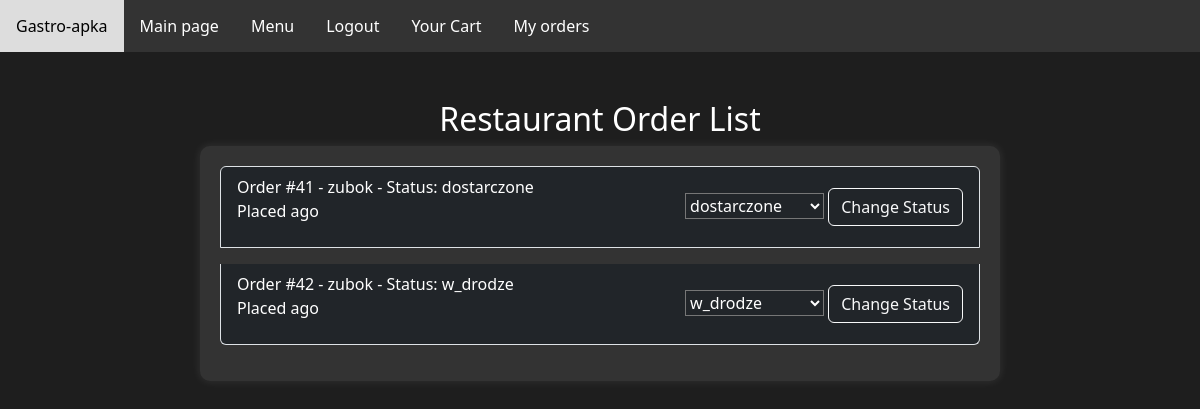
The page /restaurant/orders/ (signed in) on the database as committed earlier.
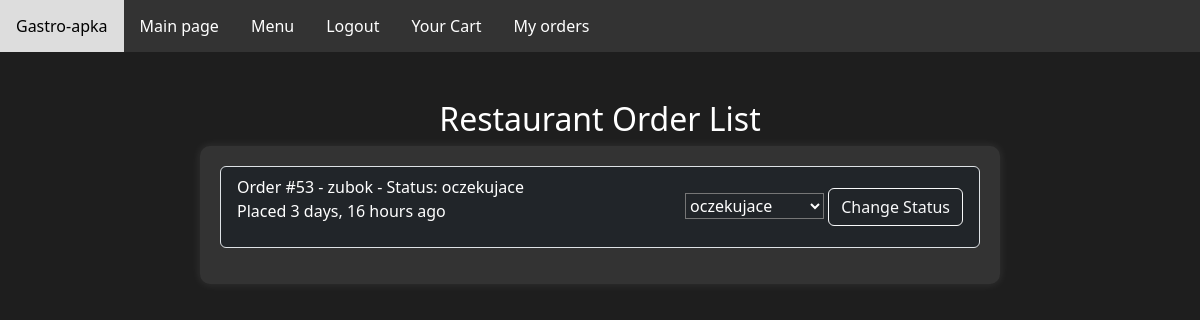
The same page on the database as committed later.
### gastro_app/models.py (models this page shows, shortened)
class Order(models.Model):
    user = models.ForeignKey(User, on_delete=models.CASCADE)
    products = models.ManyToManyField(Product, through='OrderItem')
    total_price = models.DecimalField(max_digits=10, decimal_places=2)
    is_confirmed = models.BooleanField(default=False)
    status = models.ForeignKey(OrderStatus, on_delete=models.SET_NULL, null=True, blank=True)
    order_date = models.DateTimeField(auto_now_add=True, null=True, blank=True)

class OrderStatus(models.Model):
    STATUS_CHOICES = [
        ('oczekujace', 'oczekujace'),
        ('zaakceptowane', 'Zaakceptowane'),
        ('odrzucone', 'Odrzucone'),
        ('w_drodze', 'W drodze'),
        ('dostarczone', 'Dostarczone'),
    ]
    name = models.CharField(max_length=20, choices=STATUS_CHOICES, default=STATUS_CHOICES[0])

### gastro_app/views.py (the view)
# urls.py: path('restaurant/orders/', views.restaurant_order_list, name='restaurant_order_list'),
@login_required
@user_passes_test(lambda u: u.is_staff)
def restaurant_order_list(request):
    orders = Order.objects.all()
    order_statuses = OrderStatus.objects.all()
    return render(request, 'gastro_app/orders_list.html', {'orders': orders, 'order_statuses': order_statuses})

### gastro_app/templates/gastro_app/orders_list.html (shortened to what this page needs)
{% extends 'gastro_app/navbar.html' %}
{% load static %}
{% block content %}
  <div class="container mt-5">
    <div class="container text-center">
      <h1 class="font-weight-bold"><h2 class="text-white">Restaurant Order List</h2>
    </div>
    <div class="menu-container">
      <ul class="list-group order-list">
        {% for order in orders %}
          <li class="list-group-item order-item bg-dark text-white mb-3">
            <div class="d-flex justify-content-between align-items-center">
              <div class="order-info">
                <span class="font-weight-bold">Order #{{ order.id }} - {{ order.user.username }} - Status: {{ order.status.name }}</span>
                <p>Placed {{ order.order_date|timesince }} ago</p>
              </div>
              <form method="post" action="{% url 'change_order_status' order.id %}" class="status-form">
                <select name="status_id" class="custom-select status-dropdown bg-dark text-white">
                  {% for status in order_statuses %}
                    <option value="{{ status.id }}" {% if status.id == order.status.id %}selected{% endif %}>
                      {{ status.name }}
                    </option>
                  {% endfor %}
                </select>
                <button type="submit" class="btn btn-outline-light change-status-btn">Change Status</button>
              </form>
            </div>
          </li>
        {% endfor %}
      </ul>
    </div>
  </div>
{% endblock %}

### gastro_app/templates/gastro_app/navbar.html (shortened to what this page needs)
{% load static %}
<!DOCTYPE html>
<html lang="en">
<head>
  <link rel="stylesheet" href="{% static '/css/styles.css' %}" type="text/css">
  <link href="https://cdn.jsdelivr.net/npm/bootstrap@5.3.2/dist/css/bootstrap.min.css" rel="stylesheet">
</head>
<body>
<nav>
  <a href="#">Gastro-apka</a>
  <a href="{% url 'index' %}">Main page</a>
  <a href="{% url 'menu' %}">Menu</a>
  {% if user.is_authenticated %}
  <a href="{% url 'logout' %}">Logout</a>
  {% else %}
  <a href="{% url 'login' %}">Login</a>
  <a href="{% url 'register' %}">Register</a>
  {% endif %}
  {% if user.is_authenticated %}
  <a href="{% url 'cart' request.user.id %}">Your Cart</a>
  <a href="{% url 'order-history' %}">My orders</a>
  {% else %}
  <a href="{% url 'login' %}">Your cart</a>
  {% endif %}
</nav>
{% block content %}
{% endblock %}
</body>
</html>

### static/css/styles.css (style rules this page uses)
body, h1, h2, p, ul, li { margin: 0; padding: 0; }
body { background-color: #1e1e1e; justify-content: center; align-items: center; height: 100vh; margin: 0; }
nav { background-color: #333; overflow: hidden; }
nav a { float: left; display: block; color: white; text-align: center; padding: 14px 16px; text-decoration: none; }
.menu-container { max-width: 800px; margin: 0 auto; padding: 20px; background-color: #333; border-radius: 10px; box-shadow: 0 0 10px rgba(255, 255, 255, 0.1); }

### gastro_app/templates/gastro_app/navbar.html (style rules this page uses)
body { background-color: #1e1e1e; color: #fff; }

Rows that differ between the two databases and show on the page:
removed Order: id "41", user.username "zubok", status.name "dostarczone", status_id "dostarczone"
removed Order: id "42", user.username "zubok", status.name "w_drodze", status_id "w_drodze"
added Order: id "53", user.username "zubok", status.name "oczekujace", order_date "3 days, 16 hours", status_id "oczekujace"
